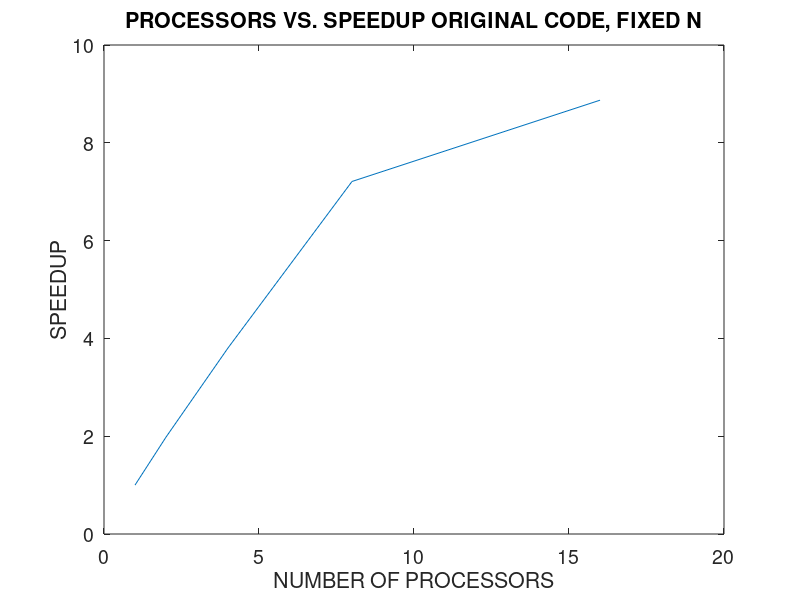
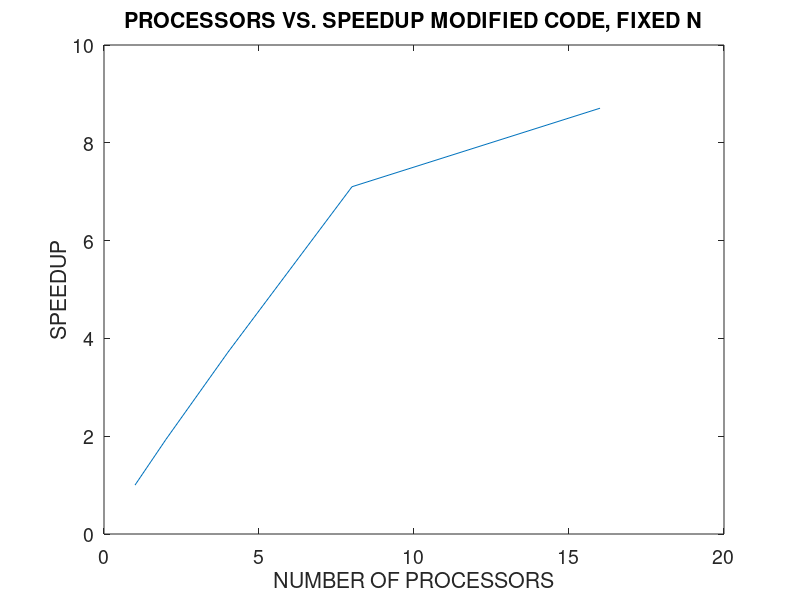
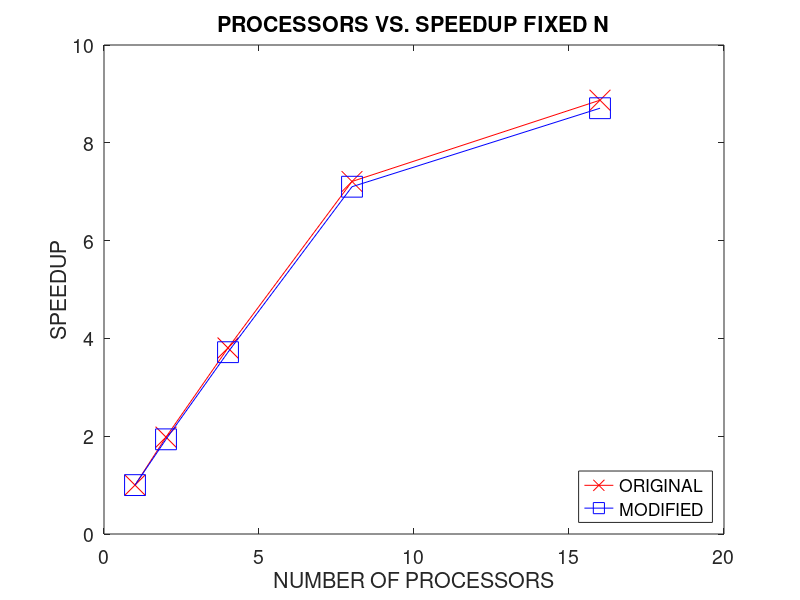
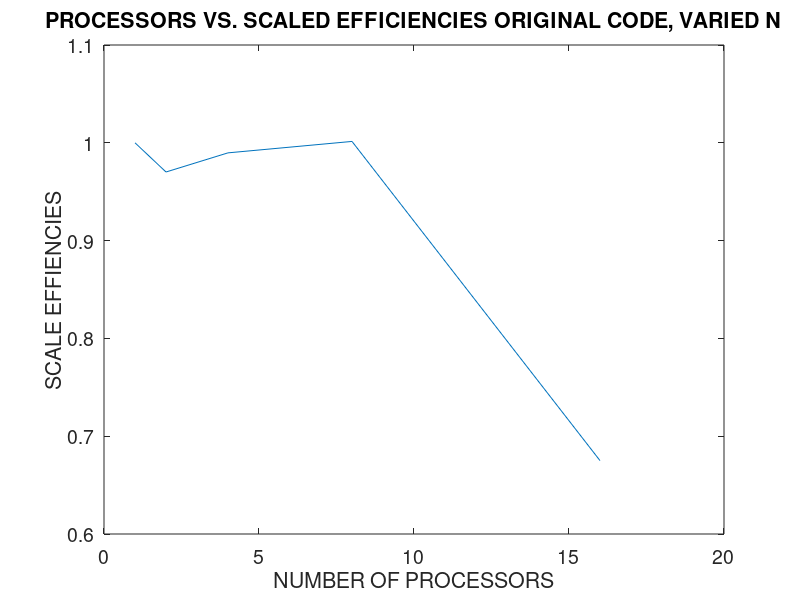

Source code (MATLAB) for these figures, in order:
clear all;
clc;

nprocs = [1,2,4,8,16];

speed_ori_fixed_n = [1,1.98126185797461,3.80454003342509,7.20914512068038,8.87125262655941];


speed_mod_fixed_n = [1,1.93619775382304,3.71815393891202,7.10188706058281,8.70724688522684];


f1 = figure(1)
plot(nprocs,speed_ori_fixed_n);
title("PROCESSORS VS. SPEEDUP ORIGINAL CODE, FIXED N");
xlabel("NUMBER OF PROCESSORS");
ylabel("SPEEDUP")
set(gca,"FontSize", 14)
print(f1,"fix_ori.png")


f2 = figure(2)
plot(nprocs,speed_mod_fixed_n);
title("PROCESSORS VS. SPEEDUP MODIFIED CODE, FIXED N");
xlabel("NUMBER OF PROCESSORS");
ylabel("SPEEDUP")
set(gca,"FontSize", 14)
print(f2,"fix_mod.png")


f3 = figure(3)
plot(nprocs,speed_ori_fixed_n, '-xr','markersize', 15);
hold on
plot(nprocs,speed_mod_fixed_n,'-sb','markersize',15);
title("PROCESSORS VS. SPEEDUP FIXED N");
xlabel("NUMBER OF PROCESSORS");
ylabel("SPEEDUP")
h = legend({"ORIGINAL","MODIFIED"});      
set (h, "fontsize", 16,"Location","southeast");
set(gca,"FontSize", 14)
print(f3,"fix_combine.png")




scale_ori_varied_n = [1,0.970144162459363,0.989720847556712,1.00140612481951,0.675045763270162];
scale_mod_varied_n = [1,0.969462666761537,0.977430603735728,0.98727591040333,0.665274972526809];


f4 = figure(4)
plot(nprocs,scale_ori_varied_n);
title("PROCESSORS VS. SCALED EFFICIENCIES ORIGINAL CODE, VARIED N");
xlabel("NUMBER OF PROCESSORS");
ylabel("SCALE EFFIENCIES")
set(gca,"FontSize", 14)
print(f4,"varied_ori.png")

f5 = figure(5)
plot(nprocs,scale_mod_varied_n);
title("PROCESSORS VS. SCALED EFFICIENCIES MODIFIED CODE, VARIED N");
xlabel("NUMBER OF PROCESSORS");
ylabel("SCALE EFFIENCIES")
set(gca,"FontSize", 14)
print(f5,"varied_mod.png")


f6 = figure(6)
plot(nprocs,scale_ori_varied_n, '-xr','markersize', 15);
hold on
plot(nprocs,scale_mod_varied_n,'-sb','markersize',15);
title("PROCESSORS VS. SCALED EFFICIENCIES VARIED N");
xlabel("NUMBER OF PROCESSORS");
ylabel("SCALE EFFIENCIES")
h = legend({"ORIGINAL","MODIFIED"});      
set (h, "fontsize", 16);
set(gca,"FontSize", 14)
print(f6,"varied_combine.png")






